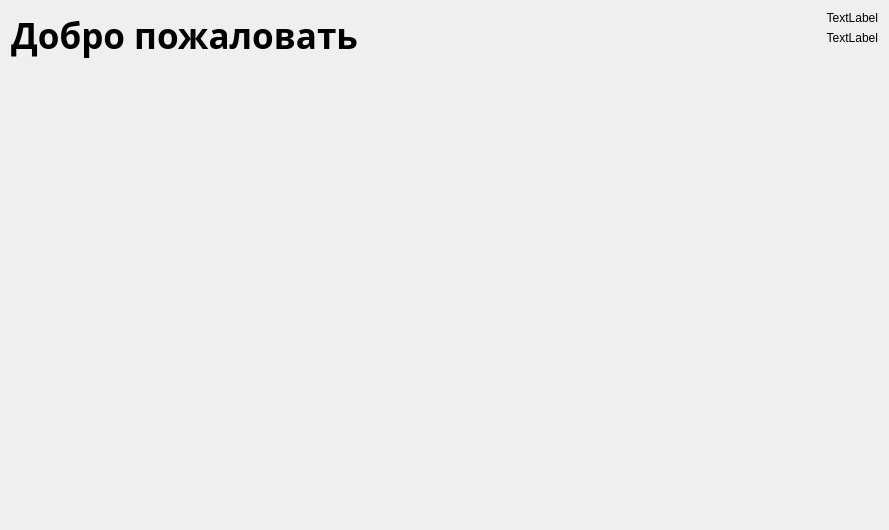
<?xml version="1.0" encoding="UTF-8"?>
<ui version="4.0">
 <class>HelloPage</class>
 <widget class="QWidget" name="HelloPage">
  <property name="geometry">
   <rect>
    <x>0</x>
    <y>0</y>
    <width>889</width>
    <height>530</height>
   </rect>
  </property>
  <property name="windowTitle">
   <string>Form</string>
  </property>
  <layout class="QVBoxLayout" name="verticalLayout_3">
   <item>
    <layout class="QHBoxLayout" name="horizontalLayout">
     <item>
      <layout class="QVBoxLayout" name="verticalLayout_2" stretch="0,0">
       <property name="spacing">
        <number>0</number>
       </property>
       <property name="sizeConstraint">
        <enum>QLayout::SetDefaultConstraint</enum>
       </property>
       <property name="leftMargin">
        <number>0</number>
       </property>
       <item>
        <widget class="QLabel" name="helloLabel">
         <property name="sizePolicy">
          <sizepolicy hsizetype="Preferred" vsizetype="Preferred">
           <horstretch>1</horstretch>
           <verstretch>0</verstretch>
          </sizepolicy>
         </property>
         <property name="font">
          <font>
           <family>Segoe UI Black</family>
           <pointsize>26</pointsize>
           <weight>75</weight>
           <bold>true</bold>
          </font>
         </property>
         <property name="styleSheet">
          <string notr="true">all {
  box-sizing: border-box;
}
root {
  --background-color: black;
  --text-color: hsl(0, 0%, 100%);
}
body {
  margin: 0;
}
.wrapper {
  display: grid;
  place-content: center;
  background-color: var(--background-color);
  min-height: 100vh;
  font-family: &quot;Oswald&quot;, sans-serif;
  font-size: clamp(1.5rem, 1rem + 18vw, 15rem);
  font-weight: 700;
  text-transform: uppercase;
  color: var(--text-color);
}
.wrapper &gt; div {
  grid-area: 1/1/-1/-1;
}
.top {
  clip-path: polygon(0% 0%, 100% 0%, 100% 48%, 0% 58%);
}
.bottom {
  clip-path: polygon(0% 60%, 100% 50%, 100% 100%, 0% 100%);
  color: transparent;
  background: -webkit-linear-gradient(177deg, black 53%, var(--text-color) 65%);
  background: linear-gradient(177deg, black 53%, var(--text-color) 65%);
  background-clip: text;
  -webkit-background-clip: text;
  transform: translateX(-0.02em);
}</string>
         </property>
         <property name="text">
          <string>Добро пожаловать</string>
         </property>
         <property name="alignment">
          <set>Qt::AlignHCenter|Qt::AlignTop</set>
         </property>
        </widget>
       </item>
       <item>
        <widget class="QLabel" name="label">
         <property name="maximumSize">
          <size>
           <width>344</width>
           <height>225</height>
          </size>
         </property>
         <property name="text">
          <string/>
         </property>
         <property name="pixmap">
          <pixmap>ico.ico</pixmap>
         </property>
         <property name="alignment">
          <set>Qt::AlignBottom|Qt::AlignHCenter</set>
         </property>
        </widget>
       </item>
      </layout>
     </item>
     <item>
      <layout class="QVBoxLayout" name="verticalLayout">
       <item>
        <widget class="QLabel" name="time">
         <property name="text">
          <string>TextLabel</string>
         </property>
         <property name="alignment">
          <set>Qt::AlignRight|Qt::AlignTrailing|Qt::AlignVCenter</set>
         </property>
        </widget>
       </item>
       <item>
        <widget class="QLabel" name="date">
         <property name="text">
          <string>TextLabel</string>
         </property>
         <property name="alignment">
          <set>Qt::AlignRight|Qt::AlignTrailing|Qt::AlignVCenter</set>
         </property>
        </widget>
       </item>
       <item>
        <spacer name="verticalSpacer">
         <property name="orientation">
          <enum>Qt::Vertical</enum>
         </property>
         <property name="sizeHint" stdset="0">
          <size>
           <width>20</width>
           <height>40</height>
          </size>
         </property>
        </spacer>
       </item>
      </layout>
     </item>
    </layout>
   </item>
  </layout>
 </widget>
 <resources/>
 <connections/>
</ui>
